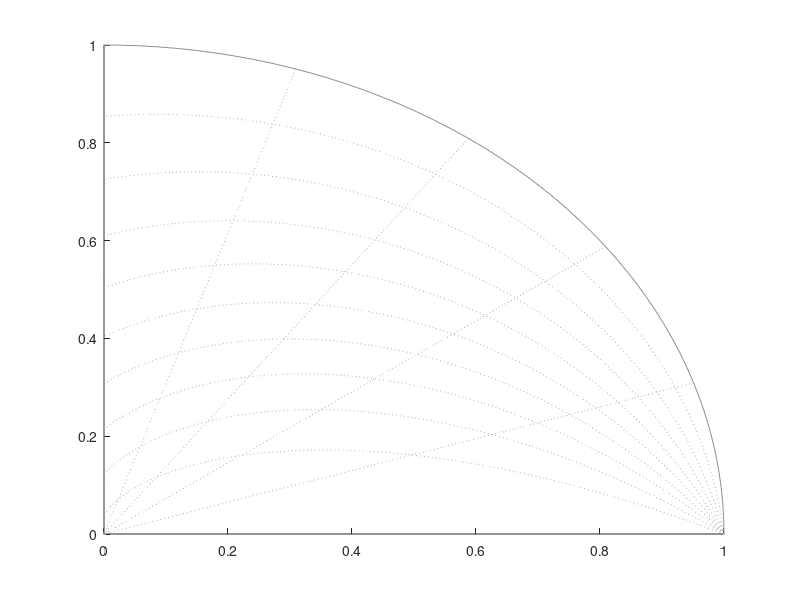

The MATLAB script that drew this image:
function zgrid(zeta, wn)
%ZGRID Grille d'amortissement et de pulsation propre, plan discret.
%   ZGRID trace, dans le plan des z, le cercle unité, les spirales
%   d'amortissement constant et les courbes de pulsation propre constante.
%   C'est la grille du lieu des racines d'un système échantillonné.
%
%   ZGRID(ZETA,WN) ne trace que les valeurs demandées ; WN est normalisée
%   par la fréquence d'échantillonnage, entre 0 et 1.
%
%   Un pôle discret se lit par son image continue : z = exp(s*Ts), d'où
%   les spirales.
%
%   Exemples :
%      figure
%      pzmap(c2d(tf(1, [1 0.4 1]), 0.1));
%      zgrid
%      close
%
%   Voir aussi SGRID, NGRID, RLOCUS, PZMAP, C2D.
    if nargin < 1 || isempty(zeta)
        zeta = [0.1 0.2 0.3 0.4 0.5 0.6 0.7 0.8 0.9];
    end
    if nargin < 2 || isempty(wn)
        wn = 0.1:0.1:1;
    end
    bornesX = xlim();
    bornesY = ylim();
    tenu = ishold();
    hold on;
    % Le cercle unité : la frontière de stabilité.
    t = linspace(0, 2*pi, 200);
    plot(cos(t), sin(t), '-', 'Color', '#909090');
    % Les spirales d'amortissement constant, image des droites du plan s.
    for k = 1:numel(zeta)
        z = min(max(zeta(k), 0), 0.999);
        w = linspace(0, pi, 100);
        s = -z / sqrt(1 - z^2) * w + 1i * w;
        courbe = exp(s);
        plot(real(courbe), imag(courbe), ':', 'Color', '#B0B0B0');
        plot(real(courbe), -imag(courbe), ':', 'Color', '#B0B0B0');
    end
    % Les courbes de pulsation propre constante.
    for k = 1:numel(wn)
        z = linspace(0, 0.999, 100);
        s = -z ./ sqrt(1 - z.^2) * (wn(k) * pi) + 1i * (wn(k) * pi);
        courbe = exp(s);
        plot(real(courbe), imag(courbe), ':', 'Color', '#B0B0B0');
        plot(real(courbe), -imag(courbe), ':', 'Color', '#B0B0B0');
    end
    xlim(bornesX);
    ylim(bornesY);
    if ~tenu
        hold off;
    end
end
